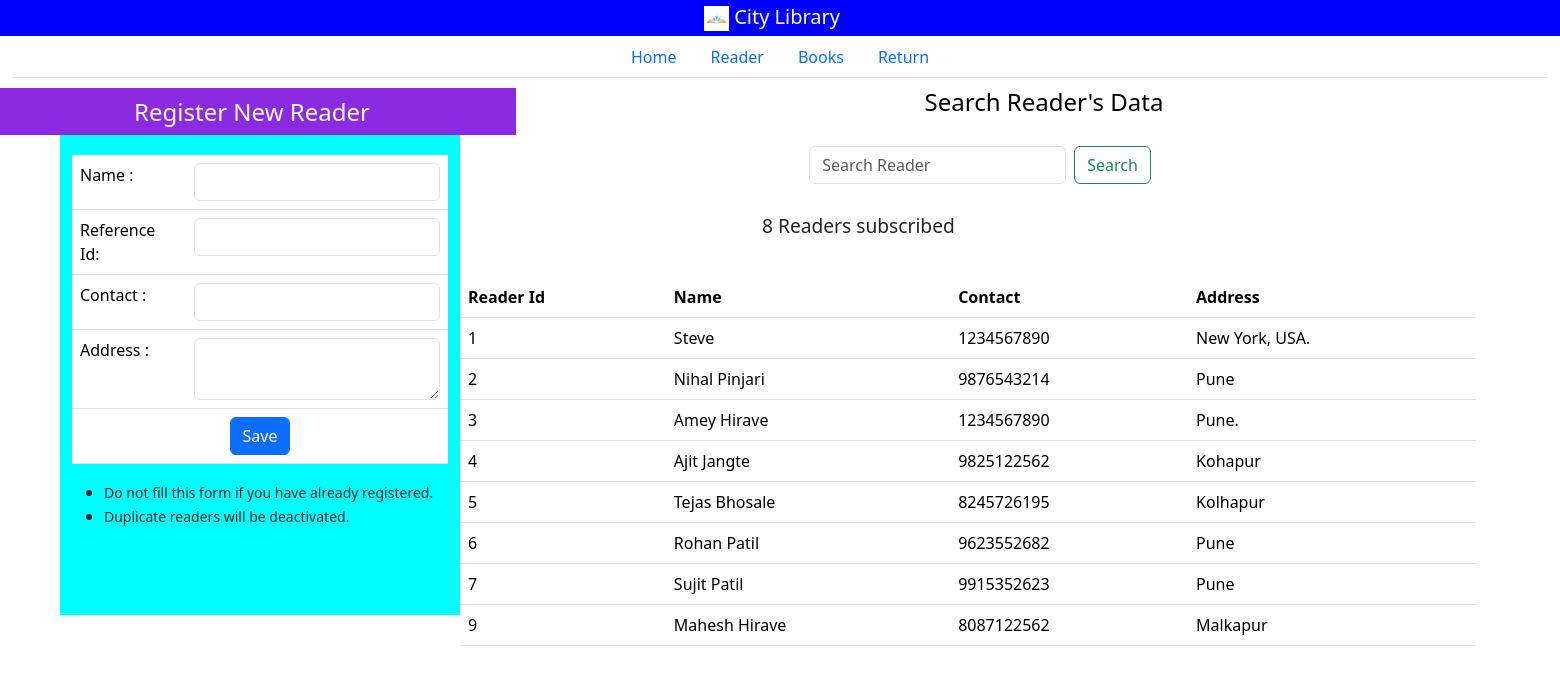
The page /readers/ on the database its author committed.
### lims_app/models.py (models this page shows, shortened)
class reader(models.Model):
    reference_id  = models.CharField(max_length=200, default='0')
    reader_name = models.CharField(max_length=200, default='0')
    reader_contact = models.CharField(max_length=12, default='0')
    reader_address = models.TextField()
    active = models.BooleanField(default=True)

### lims_app/views.py (the view)
# urls.py: path('readers/', views.add_reader),
def add_reader(request):
    readerData = reader.objects.all()
    count = readerData.count()
    if request.method == "GET":
        st = request.GET.get('searchBar')
        if st != None:
            readerData = reader.objects.filter(reader_name__icontains = st)
    dataSend = {
        'readerData': readerData,
        'Count' : count
    }
    return render(request, 'reader.html', dataSend)

### templates/reader.html (shortened to what this page needs)
<!DOCTYPE html>
{% extends "index.html" %} {% load static %} {%block main_containt%}
<div class="container-flex justify-content-center align-items-center">
  <div
    class="row align-middle justify-content-center"
    style="margin-top: 10px; height: 50px"
  >
    <div class="col-md-4 text-light" style="background-color: blueviolet">
      <h4 style="margin-top: 10px; text-align: center">Register New Reader</h4>
    </div>
    <div class="col-md-8">
      <span><h4 style="text-align: center; color: black">Search Reader's Data</h4></span>
    </div>
    <div class="row">
      <div class="col-md-4">
        <div
          class="container"
          style="
            overflow-y: auto;
            background-color: aqua;
            height: 480px;
            width: 400px;
          "
        >
          <form action="/readers/add" class="d-flex" method="POST" name="myForm" onsubmit="return validateForm()">
            <table class="table" style="margin-top: 20px">
              <div class="formValidation" id="contact">
                <tr>
                  <td>Name :</td>
                  <td>
                    <input type="text" class="form-control" name="reader_name"  required/>
                  </td>
                </tr>
              </div>
              <div class="formValidation" id="contact">
                <tr>
                  <td>Reference Id: </td>
                  <td>
                    <input
                      type="number"
                      class="form-control"
                      name="reference_id"
                    />
                  </td>
                </tr>
              </div>
              <div class="formDesign" id="number">
                <tr>
                  <td>Contact :</td>
                  <td>
                    <input
                      type="phone"
                      class="form-control"
                      name="reader_contact"
                      maxlength="10"
                    />
                  </td>
                </tr>
              </div>
              <div class="formValidation" id="address">
                <tr>
                  <td>Address :</td>
                  <td>
                    <textarea
                      type="text"
                      class="form-control"
                      name="reader_address"
                    >
                    </textarea>
                  </td>
                </tr>
                </div>
              <td colspan="2" style="text-align: center">
                <button class="btn btn-primary" type="submit">Save</button>
              </td>
            </table>
          </form>
          <ul>
            <li>
              <small
                >Do not fill this form if you have already registered.</small
              >
            </li>
            <li><small>Duplicate readers will be deactivated.</small></li>
          </ul>
        </div>
      </div>
    </div>
  </div>
  <div class="row">
    <nav class="navbar bg-body-light">
      <div class="container-fluid justify-content-center align-items-center">
        <form class="d-flex" role="search" method="GET">
          <input
            class="form-control me-2"
            type="search"
            placeholder="Search Reader"
            aria-label="Search"
            style="margin-left: 400px"
            name = 'searchBar'
          />
          <button class="btn btn-outline-success" type="submit">Search</button>
        </form>
      </div>
    </nav>
    <div class="row" style="margin-top: 20px; margin-left: 750px">
      <p><big>{{Count}} Readers subscribed </big></p>
    </div>
    <div class="row" style="margin-top: 20px">
      <div
        class="container-fluid, col-md-8"
        style="margin-left: 460px; overflow-y: scroll"
      >
        <table class="table">
          <thead>
            <tr>
              <th>Reader Id</th>
              <th>Name</th>
              <th>Contact</th>
              <th>Address</th>
            </tr>
          </thead>
          <tbody>
            {%for reader in readerData%}
            <tr>
              <td>{{reader.id}}</td>
              <td>{{reader.reader_name}}</td>
              <td>{{reader.reader_contact}}</td>
              <td>{{reader.reader_address}}</td>
            </tr>
            {% endfor %}
          </tbody>
        </table>
      </div>
    </div>
  </div>
</div>
{% endblock %}

### templates/index.html (shortened to what this page needs)
<!DOCTYPE html>
{%load static%}
<html lang="en">
  <head>
    <link
      href="https://cdn.jsdelivr.net/npm/bootstrap@5.3.3/dist/css/bootstrap.min.css"
      rel="stylesheet"
    />
  </head>
  <body>
    <nav class="navbar bg-body-tertiary py-0">
      <div class="container-fluid justify-content-center align-items-center" style="background-color: blue;">
        <span class="navbar-brand mb-0 h1" style="text-align: center; color: white;">
            <img src="../static/BookLogo.jpg" alt="BookLogo" height="25">
            City Library</span>
      </div>
    </nav>
    <div class="container-fluid justify-content-center align-items-center">
    <ul class="nav nav-tabs justify-content-center">
        <li class="nav-item">
          <a class="nav-link" aria-current="page" href="/">Home</a>
        </li>
        <li class="nav-item">
            <a class="nav-link" aria-current="page" href="/readers">Reader</a>
        </li>
        <li class="nav-item">
          <a class="nav-link" href="/books">Books</a>
        </li>
        <li class="nav-item">
          <a class="nav-link" href="/returnedBooks">Return</a>
        </li>
      </ul>
    </div>
    {%block main_containt%}
    {% endblock %}
  </body>
</html>

### templates/reader.html (style rules this page uses)
.formValidation { color: red; }

### rows shown on the page
reader: id "1", reader_name "Steve", reader_contact "1234567890", reader_address "New York, USA."
reader: id "2", reader_name "Nihal Pinjari", reader_contact "9876543214", reader_address "Pune"
reader: id "3", reader_name "Amey Hirave", reader_contact "1234567890", reader_address "Pune."
reader: id "4", reader_name "Ajit Jangte", reader_contact "9825122562", reader_address "Kohapur"
reader: id "5", reader_name "Tejas Bhosale", reader_contact "8245726195", reader_address "Kolhapur"
reader: id "6", reader_name "Rohan Patil", reader_contact "9623552682", reader_address "Pune"
reader: id "7", reader_name "Sujit Patil", reader_contact "9915352623", reader_address "Pune"
reader: id "9", reader_name "Mahesh Hirave", reader_contact "8087122562", reader_address "Malkapur"

### other values the page prints
{{ Count }} "8"
